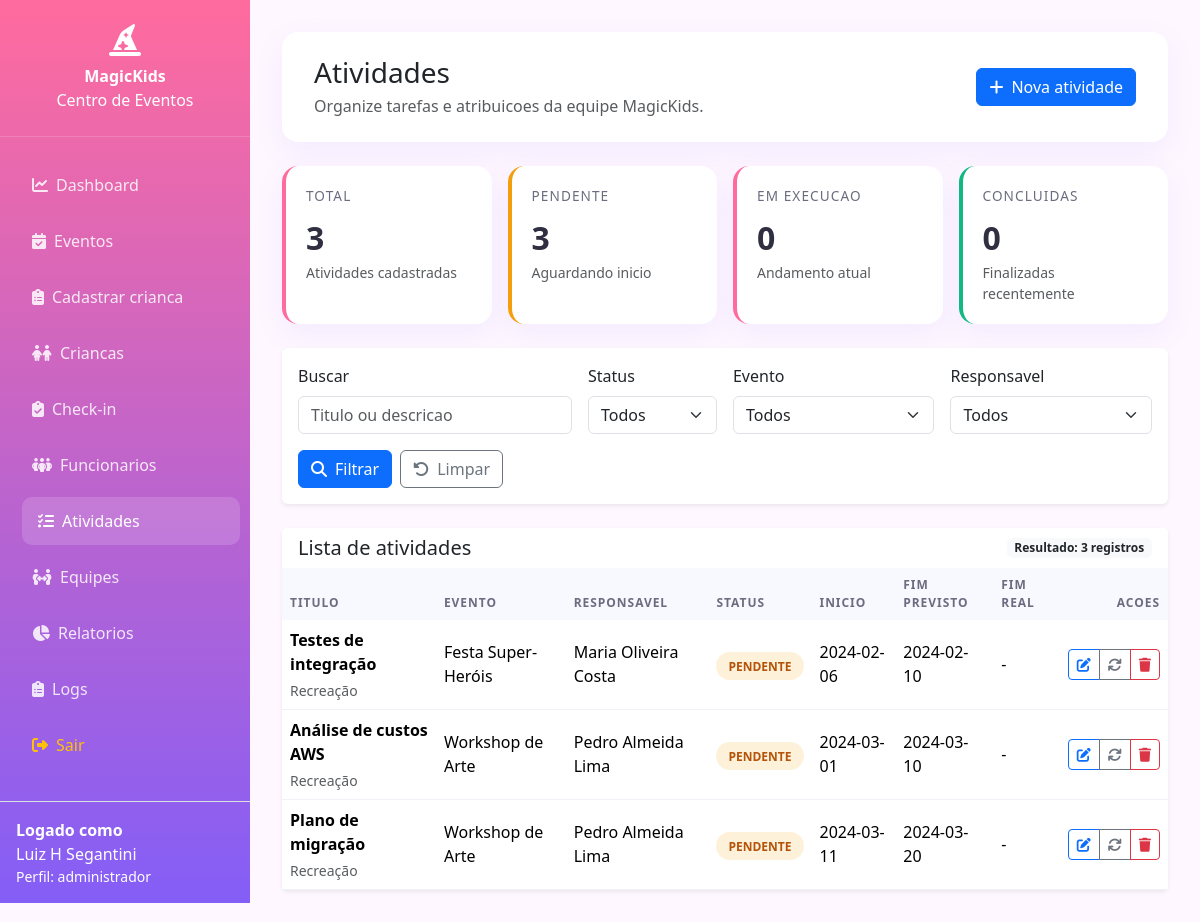
Page /atividades.php (signed in) on the committed database.
### tables this page shows
CREATE TABLE IF NOT EXISTS `usuarios` (
  `id` int(11) NOT NULL AUTO_INCREMENT,
  `nome_completo` varchar(255) NOT NULL,
  `cpf` varchar(14) NOT NULL,
  `email` varchar(255) NOT NULL,
  `cargo` varchar(100) DEFAULT NULL,
  `login` varchar(50) NOT NULL,
  `senha` varchar(255) NOT NULL,
  `perfil` enum('administrador','coordenador','animador','monitor','auxiliar') NOT NULL,
  `data_criacao` timestamp NOT NULL DEFAULT current_timestamp(),
  `data_atualizacao` timestamp NOT NULL DEFAULT current_timestamp() ON UPDATE current_timestamp(),
  PRIMARY KEY (`id`),
  UNIQUE KEY `cpf` (`cpf`),
  UNIQUE KEY `email` (`email`),
  UNIQUE KEY `login` (`login`)
);

CREATE TABLE IF NOT EXISTS `tarefas` (
  `id` int(11) NOT NULL AUTO_INCREMENT,
  `titulo` varchar(255) NOT NULL,
  `tipo_atividade` enum('Recreação','Alimentação','Oficina','Show','Brincadeira','Cuidados','Limpeza','Setup','Outro') DEFAULT 'Recreação',
  `descricao` text DEFAULT NULL,
  `material_necessario` text DEFAULT NULL,
  `publico_alvo` varchar(100) DEFAULT NULL,
  `evento_id` int(11) NOT NULL,
  `responsavel_id` int(11) DEFAULT NULL,
  `status` enum('pendente','em_execucao','concluida') DEFAULT 'pendente',
  `data_inicio` date DEFAULT NULL,
  `data_fim_prevista` date DEFAULT NULL,
  `data_fim_real` date DEFAULT NULL,
  `data_criacao` timestamp NOT NULL DEFAULT current_timestamp(),
  `data_atualizacao` timestamp NOT NULL DEFAULT current_timestamp() ON UPDATE current_timestamp(),
  PRIMARY KEY (`id`),
  KEY `projeto_id` (`evento_id`),
  KEY `responsavel_id` (`responsavel_id`),
  CONSTRAINT `tarefas_ibfk_1` FOREIGN KEY (`evento_id`) REFERENCES `eventos` (`id`) ON DELETE CASCADE,
  CONSTRAINT `tarefas_ibfk_2` FOREIGN KEY (`responsavel_id`) REFERENCES `usuarios` (`id`)
);

CREATE TABLE IF NOT EXISTS `eventos` (
  `id` int(11) NOT NULL AUTO_INCREMENT,
  `nome` varchar(255) NOT NULL,
  `tipo_evento` enum('Festa Infantil','Aniversário','Workshop','Acampamento','Gincana','Show Infantil','Outro') DEFAULT 'Festa Infantil',
  `faixa_etaria_min` int(3) DEFAULT 3,
  `faixa_etaria_max` int(3) DEFAULT 12,
  `capacidade_maxima` int(4) DEFAULT 50,
  `local_evento` text DEFAULT NULL,
  `duracao_horas` decimal(3,1) DEFAULT 4.0,
  `descricao` text DEFAULT NULL,
  `data_inicio` date DEFAULT NULL,
  `data_fim_evento` date DEFAULT NULL,
  `status` enum('planejado','em_andamento','concluido','cancelado') DEFAULT 'planejado',
  `coordenador_id` int(11) DEFAULT NULL,
  `data_criacao` timestamp NOT NULL DEFAULT current_timestamp(),
  `data_atualizacao` timestamp NOT NULL DEFAULT current_timestamp() ON UPDATE current_timestamp(),
  PRIMARY KEY (`id`),
  KEY `gerente_id` (`coordenador_id`),
  CONSTRAINT `eventos_ibfk_1` FOREIGN KEY (`coordenador_id`) REFERENCES `usuarios` (`id`)
);

### atividades.php (the view, shortened to what the rows shown need)
<?php
require_once 'includes/auth.php';
require_once 'controllers/AtividadesController.php';
$controller = new AtividadesController();
$currentUser = getCurrentUser();
$canManageAtividades = hasPermission('coordenador') || hasPermission('administrador');
$search = trim($_GET['search'] ?? '');
$statusFilter = $_GET['status'] ?? '';
$eventoFilter = $_GET['evento'] ?? '';
$responsavelFilter = $_GET['responsavel'] ?? '';
$page = (int) ($_GET['page'] ?? 1);
$page = $page > 0 ? $page : 1;
$listData = $controller->index($search, $statusFilter, $eventoFilter, $responsavelFilter, $page, 12);
$atividades = $listData['atividades'];
$currentUserName = $currentUser['nome_completo'] ?? ($currentUser['nome'] ?? '');
$currentUserPerfil = $currentUser['perfil'] ?? '';
?>
<!DOCTYPE html>
<html lang="pt-BR">
<head>
    <link href="https://cdnjs.cloudflare.com/ajax/libs/bootstrap/5.3.2/css/bootstrap.min.css" rel="stylesheet">
    <link href="https://cdnjs.cloudflare.com/ajax/libs/font-awesome/6.4.0/css/all.min.css" rel="stylesheet">
</head>
<body>
    <div class="sidebar">
        <div class="p-3 border-top border-white-25 text-white-75">
            <div class="fw-semibold">Logado como</div>
            <div><?php echo htmlspecialchars($currentUserName, ENT_QUOTES, 'UTF-8'); ?></div>
            <div class="small">Perfil: <?php echo htmlspecialchars($currentUserPerfil, ENT_QUOTES, 'UTF-8'); ?></div>
        </div>
    </div>
    <main class="main-content">
        <div class="header-bar">
            <div>
                <h1 class="h3 mb-1">Atividades</h1>
            </div>
        </div>
        <div class="card border-0 shadow-sm">
            <div class="table-responsive">
                <table class="table table-hover align-middle mb-0">
                    <thead>
                        <tr>
                            <th>Titulo</th>
                            <th>Evento</th>
                            <th>Responsavel</th>
                            <th>Status</th>
                            <th>Inicio</th>
                            <th>Fim previsto</th>
                            <th>Fim real</th>
                            <?php if ($canManageAtividades): ?>
                            <th class="text-end">Acoes</th>
                            <?php endif; ?>
                        </tr>
                    </thead>
                    <tbody>
                        <?php if (empty($atividades)): ?>
                        <tr>
                            <td colspan="<?php echo $canManageAtividades ? '8' : '7'; ?>" class="text-center text-muted py-5">
                                Nenhuma atividade encontrada.
                            </td>
                        </tr>
                        <?php else: ?>
                        <?php foreach ($atividades as $atividade): ?>
                        <tr>
                            <td>
                                <div class="fw-semibold mb-1"><?php echo htmlspecialchars($atividade['titulo'], ENT_QUOTES, 'UTF-8'); ?></div>
                                <div class="text-muted small">
                                    <?php echo htmlspecialchars($atividade['tipo_atividade'] ?? 'Sem tipo', ENT_QUOTES, 'UTF-8'); ?>
                                </div>
                            </td>
                            <td><?php echo htmlspecialchars($atividade['evento_nome'] ?? 'Nao informado', ENT_QUOTES, 'UTF-8'); ?></td>
                            <td><?php echo htmlspecialchars($atividade['responsavel_nome'] ?? 'Nao atribuido', ENT_QUOTES, 'UTF-8'); ?></td>
                            <td>
                                <span class="badge-status <?php echo htmlspecialchars($atividade['status'], ENT_QUOTES, 'UTF-8'); ?>">
                                    <?php echo htmlspecialchars(str_replace('_', ' ', ucfirst($atividade['status'])), ENT_QUOTES, 'UTF-8'); ?>
                                </span>
                            </td>
                            <td><?php echo htmlspecialchars($atividade['data_inicio'] ?: '-', ENT_QUOTES, 'UTF-8'); ?></td>
                            <td><?php echo htmlspecialchars($atividade['data_fim_prevista'] ?: '-', ENT_QUOTES, 'UTF-8'); ?></td>
                            <td><?php echo htmlspecialchars($atividade['data_fim_real'] ?: '-', ENT_QUOTES, 'UTF-8'); ?></td>
                            <?php if ($canManageAtividades): ?>
                            <td class="text-end">
                                <div class="btn-group btn-group-sm" role="group">
                                    <button type="button" class="btn btn-outline-primary" data-bs-toggle="modal" data-bs-target="#editAtividadeModal"
                                        data-id="<?php echo (int) $atividade['id']; ?>"
                                        data-titulo="<?php echo htmlspecialchars($atividade['titulo'], ENT_QUOTES, 'UTF-8'); ?>"
                                        data-tipo="<?php echo htmlspecialchars($atividade['tipo_atividade'], ENT_QUOTES, 'UTF-8'); ?>"
                                        data-descricao="<?php echo htmlspecialchars($atividade['descricao'] ?? '', ENT_QUOTES, 'UTF-8'); ?>"
                                        data-material="<?php echo htmlspecialchars($atividade['material_necessario'] ?? '', ENT_QUOTES, 'UTF-8'); ?>"
                                        data-publico="<?php echo htmlspecialchars($atividade['publico_alvo'] ?? '', ENT_QUOTES, 'UTF-8'); ?>"
                                        data-evento="<?php echo (int) $atividade['evento_id']; ?>"
                                        data-responsavel="<?php echo (int) ($atividade['responsavel_id'] ?? 0); ?>"
                                        data-status="<?php echo htmlspecialchars($atividade['status'], ENT_QUOTES, 'UTF-8'); ?>"
                                        data-inicio="<?php echo htmlspecialchars($atividade['data_inicio'] ?? '', ENT_QUOTES, 'UTF-8'); ?>"
                                        data-prevista="<?php echo htmlspecialchars($atividade['data_fim_prevista'] ?? '', ENT_QUOTES, 'UTF-8'); ?>"
                                        data-real="<?php echo htmlspecialchars($atividade['data_fim_real'] ?? '', ENT_QUOTES, 'UTF-8'); ?>"
                                    >
                                        <i class="fas fa-edit"></i>
                                    </button>
                                    <button type="button" class="btn btn-outline-secondary" data-bs-toggle="modal" data-bs-target="#statusAtividadeModal"
                                        data-id="<?php echo (int) $atividade['id']; ?>"
                                        data-status="<?php echo htmlspecialchars($atividade['status'], ENT_QUOTES, 'UTF-8'); ?>">
                                        <i class="fas fa-sync"></i>
                                    </button>
                                    <?php if (hasPermission('administrador')): ?>
                                    <button type="button" class="btn btn-outline-danger" data-bs-toggle="modal" data-bs-target="#deleteAtividadeModal"
                                        data-id="<?php echo (int) $atividade['id']; ?>"
                                        data-nome="<?php echo htmlspecialchars($atividade['titulo'], ENT_QUOTES, 'UTF-8'); ?>">
                                        <i class="fas fa-trash"></i>
                                    </button>
                                    <?php endif; ?>
                                </div>
                            </td>
                            <?php endif; ?>
                        </tr>
                        <?php endforeach; ?>
                        <?php endif; ?>
                    </tbody>
                </table>
            </div>
        </div>
    </main>
</body>
</html>

### rows in the picture
usuarios: nome_completo "Luiz H Segantini", perfil "administrador"
tarefas: titulo "Testes de integração", tipo_atividade "Recreação", evento.nome "Festa Super-Heróis", responsavel.nome_completo "Maria Oliveira Costa", status "PENDENTE", data_inicio "2024-02-06", data_fim_prevista "2024-02-10", data_fim_real "-"
tarefas: titulo "Análise de custos AWS", tipo_atividade "Recreação", evento.nome "Workshop de Arte", responsavel.nome_completo "Pedro Almeida Lima", status "PENDENTE", data_inicio "2024-03-01", data_fim_prevista "2024-03-10", data_fim_real "-"
tarefas: titulo "Plano de migração", tipo_atividade "Recreação", evento.nome "Workshop de Arte", responsavel.nome_completo "Pedro Almeida Lima", status "PENDENTE", data_inicio "2024-03-11", data_fim_prevista "2024-03-20", data_fim_real "-"

### other values in the picture
$resumo['total'] "3"
$resumo['pendente'] "3"
$resumo['em_execucao'] "0"
$resumo['concluida'] "0"
count($atividades) "3"
